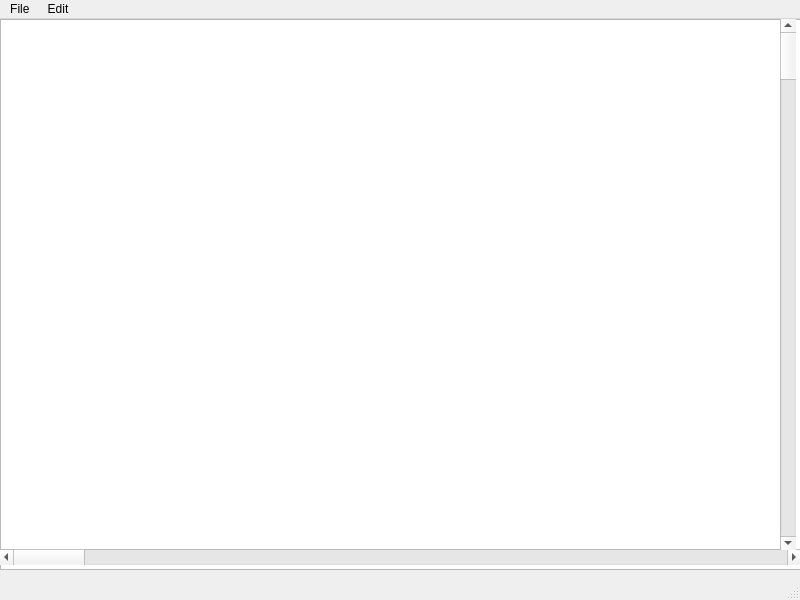
<?xml version="1.0" encoding="UTF-8"?>
<ui version="4.0">
 <class>MainWindow</class>
 <widget class="QMainWindow" name="MainWindow">
  <property name="geometry">
   <rect>
    <x>0</x>
    <y>0</y>
    <width>800</width>
    <height>600</height>
   </rect>
  </property>
  <property name="windowTitle">
   <string>MainWindow</string>
  </property>
  <widget class="QWidget" name="centralwidget">
   <widget class="QTextEdit" name="textEdit">
    <property name="geometry">
     <rect>
      <x>0</x>
      <y>0</y>
      <width>801</width>
      <height>551</height>
     </rect>
    </property>
   </widget>
   <widget class="QScrollBar" name="horizontalScrollBar">
    <property name="geometry">
     <rect>
      <x>0</x>
      <y>530</y>
      <width>801</width>
      <height>16</height>
     </rect>
    </property>
    <property name="orientation">
     <enum>Qt::Horizontal</enum>
    </property>
   </widget>
   <widget class="QScrollBar" name="verticalScrollBar">
    <property name="geometry">
     <rect>
      <x>780</x>
      <y>0</y>
      <width>16</width>
      <height>531</height>
     </rect>
    </property>
    <property name="orientation">
     <enum>Qt::Vertical</enum>
    </property>
   </widget>
  </widget>
  <widget class="QMenuBar" name="menubar">
   <property name="geometry">
    <rect>
     <x>0</x>
     <y>0</y>
     <width>800</width>
     <height>26</height>
    </rect>
   </property>
   <widget class="QMenu" name="menuFile">
    <property name="title">
     <string>File </string>
    </property>
    <addaction name="actionOpen"/>
    <addaction name="actionSave"/>
    <addaction name="actionPrint"/>
    <addaction name="actionExit"/>
   </widget>
   <widget class="QMenu" name="menuEdit">
    <property name="title">
     <string>Edit</string>
    </property>
    <addaction name="actionCut"/>
    <addaction name="actionCopy"/>
    <addaction name="actionPaste"/>
    <addaction name="separator"/>
    <addaction name="actionHighlight"/>
   </widget>
   <addaction name="menuFile"/>
   <addaction name="menuEdit"/>
  </widget>
  <widget class="QStatusBar" name="statusbar"/>
  <action name="actionOpen">
   <property name="text">
    <string>Open</string>
   </property>
  </action>
  <action name="actionSave">
   <property name="text">
    <string>Save</string>
   </property>
  </action>
  <action name="actionPrint">
   <property name="text">
    <string>Print</string>
   </property>
  </action>
  <action name="actionExit">
   <property name="text">
    <string>Exit</string>
   </property>
  </action>
  <action name="actionCut">
   <property name="text">
    <string>Cut</string>
   </property>
  </action>
  <action name="actionCopy">
   <property name="text">
    <string>Copy</string>
   </property>
  </action>
  <action name="actionPaste">
   <property name="text">
    <string>Paste</string>
   </property>
  </action>
  <action name="actionHighlight">
   <property name="text">
    <string>Highlight</string>
   </property>
  </action>
 </widget>
 <resources/>
 <connections/>
</ui>
